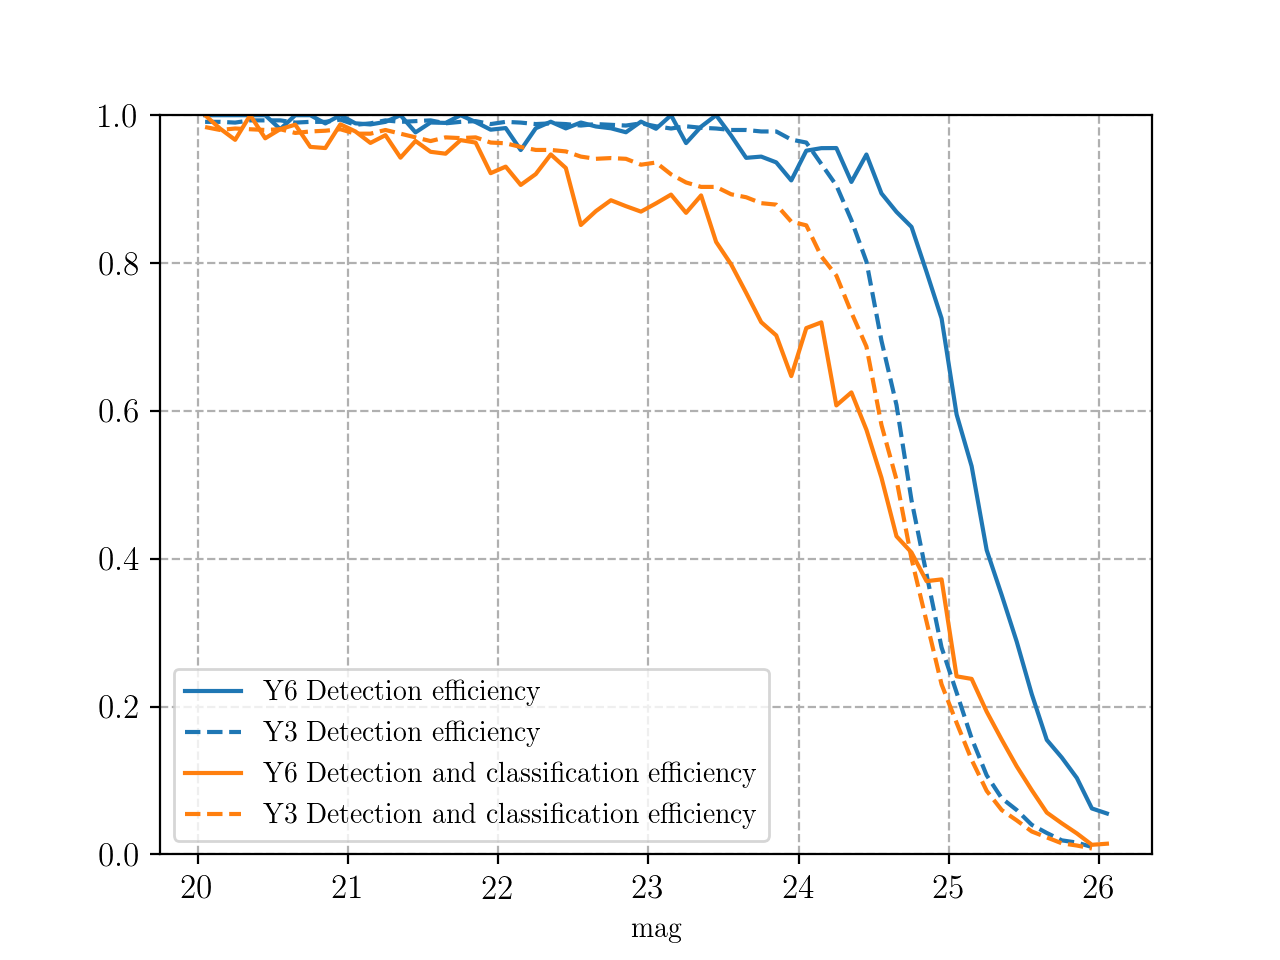

This chart was generated by the following Python code:
#!/usr/bin/env python

from astropy.io import fits
import load_data
import numpy as np
import matplotlib
import matplotlib.pyplot as plt
import ugali.utils.projector
import pandas as pd

matplotlib.rcParams['xtick.labelsize'] = 12
matplotlib.rcParams['ytick.labelsize'] = 12
matplotlib.rcParams['text.usetex'] = True
matplotlib.rcParams['font.family'] = 'serif'
plt.ion()

des_patch = load_data.Patch()
d_des = des_patch.data

### Completeness ###

infile_hsc = 'datafiles/hsc_dr2_udeep_sxds_griz_test_flag_update.fits'
d_hsc = fits.open(infile_hsc)[1].data

# Spatial cut

ra_min, ra_max = 35, 36 
dec_min, dec_max = -5, -4

cut_des = (d_des['RA'] > ra_min) & (d_des['RA'] < ra_max) & \
          (d_des['DEC'] > dec_min) & (d_des['DEC'] < dec_max)
cut_hsc = (d_hsc['ra'] > ra_min) & (d_hsc['ra'] < ra_max) & \
          (d_hsc['dec'] > dec_min) & (d_hsc['dec'] < dec_max)
d_des = d_des[cut_des]
d_hsc = d_hsc[cut_hsc]

# Quality cuts

cut_hsc = np.isfinite(d_hsc['g_cmodel_mag']) & ~np.isnan(d_hsc['g_cmodel_mag']) & \
          np.isfinite(d_hsc['r_cmodel_mag']) & ~np.isnan(d_hsc['r_cmodel_mag']) & \
          np.isfinite(d_hsc['i_cmodel_mag']) & ~np.isnan(d_hsc['i_cmodel_mag']) & \
          np.isfinite(d_hsc['z_cmodel_mag']) & ~np.isnan(d_hsc['z_cmodel_mag']) & \
          np.isfinite(d_hsc['g_psfflux_mag']) & ~np.isnan(d_hsc['g_psfflux_mag']) & \
          np.isfinite(d_hsc['r_psfflux_mag']) & ~np.isnan(d_hsc['r_psfflux_mag']) & \
          np.isfinite(d_hsc['i_psfflux_mag']) & ~np.isnan(d_hsc['i_psfflux_mag']) & \
          np.isfinite(d_hsc['z_psfflux_mag']) & ~np.isnan(d_hsc['z_psfflux_mag'])
d_hsc = d_hsc[cut_hsc]

hsc_combo = ((d_hsc['r_psfflux_mag'] - d_hsc['r_cmodel_mag']) \
             + (d_hsc['i_psfflux_mag'] - d_hsc['i_cmodel_mag']) \
             + (d_hsc['z_psfflux_mag'] - d_hsc['z_cmodel_mag'])) / 3.

cut_hsc_star = (hsc_combo < 0.016)
cut_hsc_gals = ~cut_hsc_star

hsc_stars = d_hsc[cut_hsc_star]
hsc_galaxies = d_hsc[cut_hsc_gals]


# Matching
# Matching HSC stars to all DES detected objects
all_match_des, all_match_hsc, all_angsep = ugali.utils.projector.match(des_patch.data['RA'], des_patch.data['DEC'],
                                                                       hsc_stars['ra'], hsc_stars['dec'], tol=1/3600.)
hsc_all_match_cut = np.tile(False, len(hsc_stars))
hsc_all_match_cut[all_match_hsc] = True
# Matching HSC stars to DES classified stars
star_match_des, star_match_hsc, star_angsep = ugali.utils.projector.match(des_patch.stars['RA'], des_patch.stars['DEC'],
                                                                          hsc_stars['ra'], hsc_stars['dec'], tol=1/3600.)

hsc_star_match_cut = np.tile(False, len(hsc_stars))
hsc_star_match_cut[star_match_hsc] = True

# Matching HSC stars to DES classified galaxies
gal_match_des, gal_match_hsc, gal_angsep = ugali.utils.projector.match(des_patch.galaxies['RA'], des_patch.galaxies['DEC'],
                                                                       hsc_stars['ra'], hsc_stars['dec'], tol=1/3600.)

out_array = []

mag_edges = np.arange(20.0, 26.1, 0.1)
mag_centers = (mag_edges[:-1] + mag_edges[1:])/2.
for i in range(len(mag_centers)):
    hsc_mag_cut = (mag_edges[i] < hsc_stars['r_psfflux_mag']) & (hsc_stars['r_psfflux_mag'] < mag_edges[i+1])
    # Total detection efficiency
    num = sum(hsc_mag_cut & hsc_all_match_cut)
    denom = sum(hsc_mag_cut)
    detection_efficiency = float(num)/float(denom)

    # Detection and classification efficiency
    num = sum(hsc_mag_cut & hsc_star_match_cut)
    denom = sum(hsc_mag_cut)
    detection_and_classification_efficiency = float(num)/float(denom)
    print num, denom

    #des_mag_cut = (mag_edges[i] < des_patch.stars[des_patch.mag('r')]) & (des_patch.stars[des_patch.mag('r')] < mag_edges[i+1])
    #denom = sum(des_mag_cut)
    #purity.append(float(num)/float(denom))

    out_array.append((mag_centers[i], detection_efficiency, detection_and_classification_efficiency)) 
out_array = np.array(out_array, dtype=[('mag_r',float), ('eff',float), ('eff_star',float)])
pd.DataFrame(out_array).to_csv('datafiles/completeness.csv', index=False)

y3= np.recfromcsv('datafiles/y3a2_stellar_classification_summary_ext2.csv')


plt.plot(out_array['mag_r'], out_array['eff'], color='tab:blue', label='Y6 Detection efficiency')
plt.plot(y3['mag_r'], y3['eff'], color='tab:blue', linestyle='--', label='Y3 Detection efficiency')
plt.plot(out_array['mag_r'], out_array['eff_star'], color='tab:orange', label='Y6 Detection and classification efficiency')
plt.plot(y3['mag_r'], y3['eff_star'], color='tab:orange', linestyle='--', label='Y3 Detection and classification efficiency')
plt.grid(linestyle='--')
plt.legend()
plt.xlabel('mag')
plt.ylim(0, 1)
plt.savefig('completeness.png')








